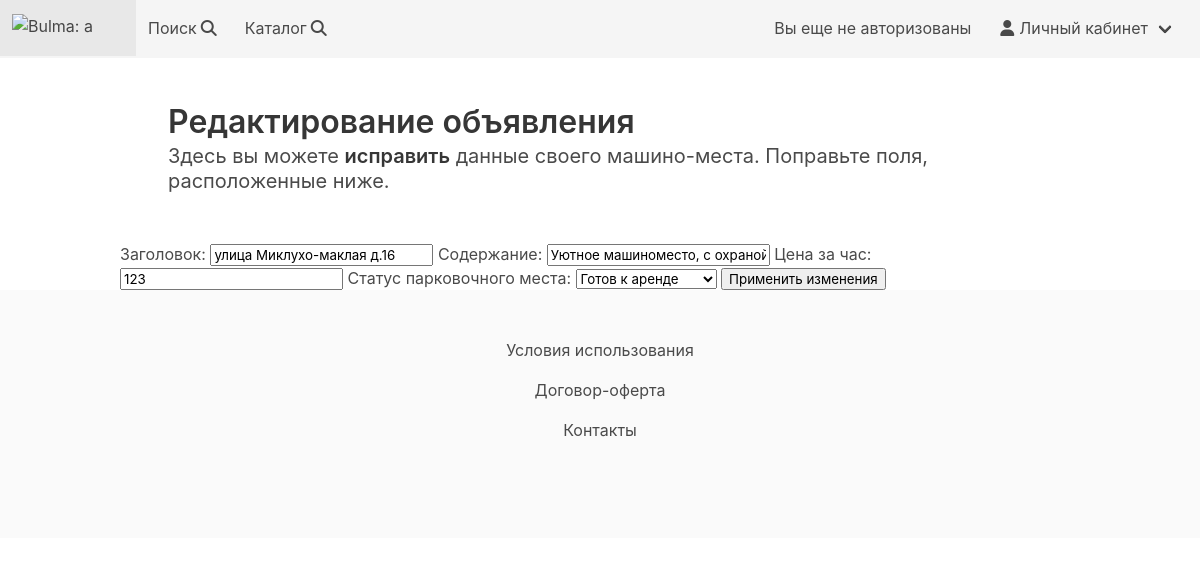
Page /edit/1 on the earlier database version.
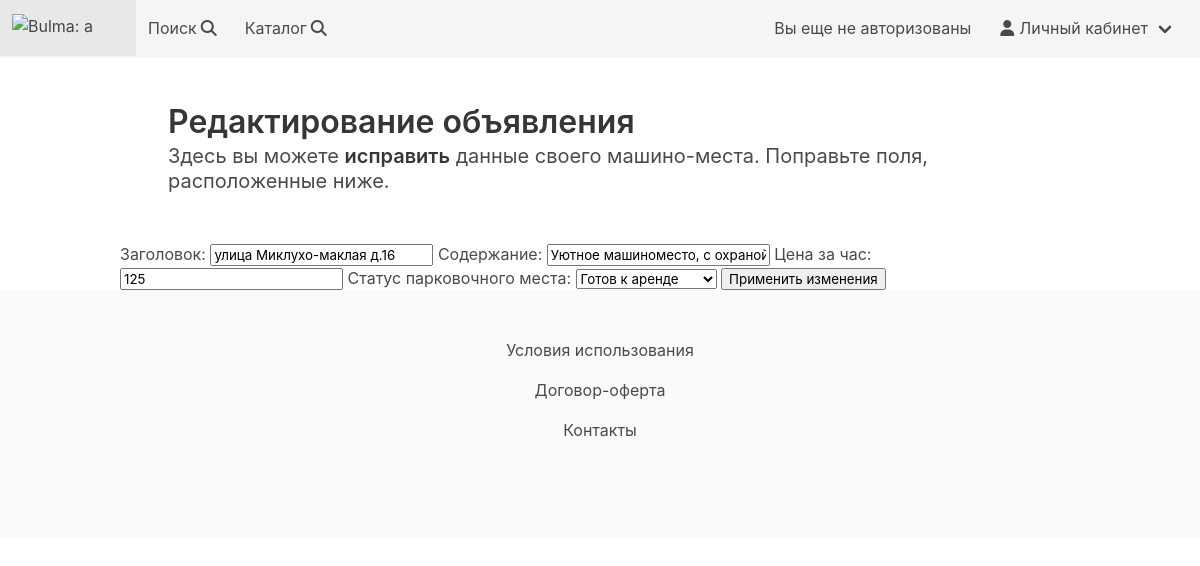
Same page on the later database version.
### baseapp/models.py (models this page shows, shortened)
class ParkingPlace(models.Model):
    owner = models.ForeignKey(AppUser, on_delete=models.CASCADE, verbose_name='Владелец')
    title = models.CharField(max_length=200)
    description = models.CharField(max_length=512, verbose_name='Описание')
    pricePerHour = models.IntegerField(verbose_name='Цена за час')
    latitude = models.FloatField(verbose_name='Широта', default=0.0)
    longitude = models.FloatField(verbose_name='Долгота', default=0.0)
    readyToRent = models.CharField(verbose_name='Статус',
                                   choices=[('ON', 'Готов к аренде'), ('OFF', 'Не готов к аренде')],
                                   default='OFF',
                                   max_length=3
                                   )

### baseapp/views.py (the view)
# urls.py: path('edit/<int:pk>', UpdateParking.as_view(), name='update_parking'),      # Редактировать машино-место
class UpdateParking(UpdateView, LoginRequiredMixin):
    template_name = 'baseapp/edit_parking.html'
    form_class = ParkingForm
    def get_object(self, **kwargs):
        id = self.kwargs.get('pk')
        return ParkingPlace.objects.get(pk=id)

### baseapp/forms.py
class ParkingForm(ModelForm):
    class Meta:
        model = ParkingPlace
        fields = [
            'title',
            'description',
            'pricePerHour',
            'readyToRent',
            'owner',
                ]
        labels = {
            'title': "Заголовок",
            'description': "Содержание",
            'pricePerHour': "Цена за час",
            'readyToRent': "Статус парковочного места",
        }
        widgets = {'owner': forms.HiddenInput()}

### templates/baseapp/edit_parking.html (shortened to what this page needs)
{% extends 'index.html' %}
{% block content %}
<section class="section">
        <h1 class="title">Редактирование объявления</h1>
        <h2 class="subtitle">
        Здесь вы можете <strong>исправить</strong> данные своего машино-места. Поправьте поля, расположенные ниже.
        </h2>
</section>
<form method="POST">
    {{ form.as_table }}
    <input type="submit" value="Применить изменения">
</form>
{% endblock content %}

### templates/index.html (shortened to what this page needs)
<!DOCTYPE html>
<html lang="en">
    <head>
        {% load static %}
        <link rel="stylesheet" href="https://cdn.jsdelivr.net/npm/bulma@0.9.4/css/bulma.min.css">
    </head>
    <body>
        <nav class="navbar is-light has-shadow" role="navigation" aria-label="main navigation">
            <div class="navbar-brand">
            <a class="navbar-item">
            <img src="https://bulma.io/images/bulma-logo.png" alt="Bulma: a modern CSS framework based on Flexbox" width="112" height="28">
            </a>
            </div>
        <div id="navbarBasicExample" class="navbar-menu">
            <div class="navbar-start">
                <a class="navbar-item" href="{% url 'search_list' %}">
                    <span> Поиск </span>
                    <span class="icon">
                    <i class="fa-solid fa-magnifying-glass"></i>
                    </span>
                </a>
                <a class="navbar-item" href="{% url 'parking_list' %}">
                    <span> Каталог </span>
                    <span class="icon">
                    <i class="fa-solid fa-magnifying-glass"></i>
                    </span>
                </a>
            </div>
        {% if request.user.is_authenticated %}
        <div class="navbar-end">
            <div class="navbar-item">
                <a class="navbar-item" >
                    <span> Привет, {{ request.user.username }}!
                    </span>
                </a>
                <div class="navbar-item has-dropdown is-hoverable">
                    <a class="navbar-link">
                        <span class="icon"><i class="fa-solid fa-user"></i></span>
                        <span>Личный кабинет</span>
                    </a>
                    <div class="navbar-dropdown" >
                        <a class="navbar-item" href="#">
                            <span class="icon"><i class="fa-solid fa-list"></i></span>
                            <span>Мои объявления</span>
                        </a>
                        <a class="navbar-item" href="#">
                            <span class="icon"><i class="fa-solid fa-pen"></i></span>
                            <span>Создать</span>
                        </a>
                        <a class="navbar-item">
                            <span class="icon"><i class="fa-solid fa-reply"></i></span><span>Мои отклики</span>
                        </a>
                        <hr class="navbar-divider">
                        <a class="navbar-item" href="#">
                            <span class="icon"><i class="fa-solid fa-arrow-right-from-bracket"></i></span>
                            <span>Выйти</span>
                        </a>
                    </div>
                </div>
            </div>
        </div>
        {% else %}
        <div class="navbar-end">
            <div class="navbar-item">
                <a class="navbar-item" >
                    <span> Вы еще не авторизованы
                    </span>
                </a>
                <div class="navbar-item has-dropdown is-hoverable">
                    <a class="navbar-link">
                        <span class="icon"><i class="fa-solid fa-user"></i></span>
                        <span>Личный кабинет</span>
                    </a>
                </div>
            </div>
        </div>
        {% endif %}
        </div>
        </nav>
        <div class="container">
            <div class="row">
                <div class="col-lg-12 text-center">
                {% block content %}{% endblock content %}
                </div>
            </div>
        </div>
        <footer class="footer">
            <div class="content has-text-centered">
                <p>
                  Условия использования
                </p>
                <p>
                  Договор-оферта
                </p>
                <p>
                  Контакты
                </p>
            </div>
        </footer>
    </body>
</html>

Differences in the rows shown:
changed ParkingPlace "улица Миклухо-маклая д.16": pricePerHour "123" → "125"
